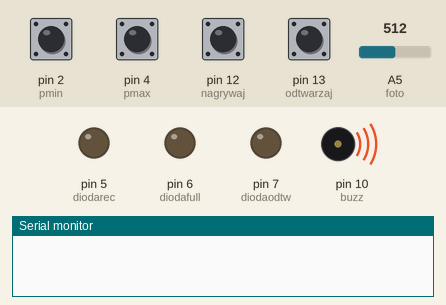
Simulated run of this sketch. Board: Arduino Uno, built with avr-gcc and run on an emulated ATmega328P. On the bench: output pins drawn as LEDs (lit = HIGH), buzzer (waves = sounding), the last lines printed to the serial monitor. The test bench sets the inputs (shaded band); at power-on: pin 2 (pmin), pin 4 (pmax), pin 12 (nagrywaj), pin 13 (odtwarzaj) HIGH, A5 (foto) = 512.

Above: at 1.2 s.
1.3 s: pin 13 (odtwarzaj) pulled LOW for 0.15 s
2.9 s: pin 12 (nagrywaj) pulled LOW for 0.15 s
At 3.5 s:
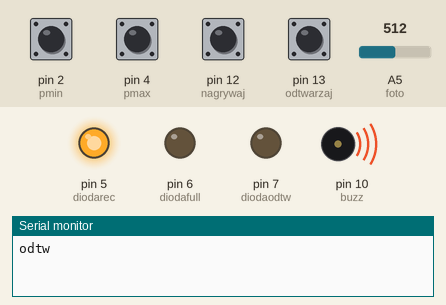
4.5 s: pin 12 (nagrywaj) pulled LOW for 1 s
At 5.9 s:
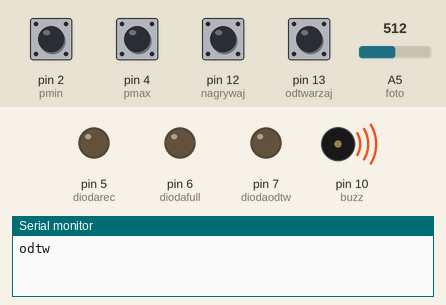
Timing chart, 0 to 7.5 s (numbered marks = the images above; inputs shaded):
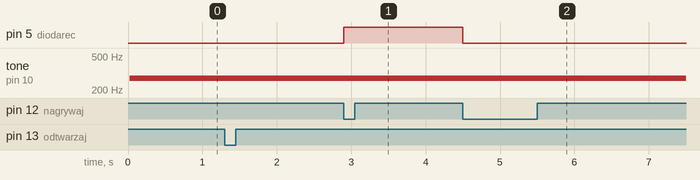

Measured:
- after the input at 2.9 s, pin 5 (diodarec): LOW → HIGH at once
- after the input at 4.5 s, pin 5 (diodarec): HIGH → LOW at once

The sketch:

_17.ino
```cpp
#define pmin 2
#define pmax 4
#define foto A5
#define buzz 10

#define diodarec 5
#define diodafull 6
#define diodaodtw 7
#define nagrywaj 12
#define odtwarzaj 13

#define MAX 600


int wartosc;
int pwm;
int lewy, prawy;

short tab[MAX];  //nie można użyć PROGMEM żeby się więcej zmieściło, bo musiałoby być const

int pocznagr = 0;
int koncnagr = 0;
int ostnagr;
int ostodtw;
int drgania = 100;
long kiedypisal; //bez tego się przekręca i źle
long coile = 20;

bool czynagrywa = false;
bool czyodtwarza = false;
bool wcisnietynagr = false;
bool wcisnietyodtw = false;

void full()
{
  digitalWrite(diodafull,1);
  digitalWrite(diodarec,0);
  delay(300);
  digitalWrite(diodafull,0);
  czynagrywa = false;
}

void pisz ( int wartosc, int lewy, int prawy)
{
  int cowyjdzie;
  int mi=min(lewy, prawy);
  int ma=max(lewy, prawy);
  wartosc=constrain(wartosc, mi, ma);
  pwm = map(wartosc, lewy, prawy, 50, 500); //przetwarzamy miejsce zakresu na zakres jakichś spoko częstotl 50-500Hz
  //Serial.println(pwm);
  //noTone(buzz); //to jest potrzebne tylko na różnych pinach, lub na końcu a na jednym znacznie pogarsza dźwięk
  if (czynagrywa) {
    if (koncnagr >= MAX) full();
    else {
      tab[koncnagr] = pwm;
      ++koncnagr;
    }
  }
  tone(buzz,pwm);
}

void setup() {
  // put your setup code here, to run once:
  Serial.begin(9600);
  pinMode(pmin, INPUT_PULLUP);
  pinMode(pmax, INPUT_PULLUP);
  pinMode(nagrywaj, INPUT_PULLUP);
  pinMode(odtwarzaj, INPUT_PULLUP);

  pinMode(buzz, OUTPUT);
  pinMode(diodarec, OUTPUT);
  pinMode(diodafull, OUTPUT);
  pinMode(diodaodtw, OUTPUT);
  digitalWrite(buzz, LOW);
  digitalWrite(diodarec, LOW);
  digitalWrite(diodafull, LOW);
  digitalWrite(diodaodtw, LOW);
  lewy=0;
  prawy=1023;
}

void loop() {
  // put your main code here, to run repeatedly:
  wartosc = analogRead(foto);

  if (millis() - kiedypisal > coile) {
    if (!czyodtwarza) pisz(wartosc, lewy, prawy);
    else if (!czynagrywa) { //warunek niepotrzebny
      if (pocznagr >= koncnagr) { //na pocz. bo mogło by być puste nagranie
        czyodtwarza = false;
        digitalWrite(diodaodtw,0);

      }
      else {
        tone(buzz,tab[pocznagr]);
        ++pocznagr;
      }

    }
    kiedypisal = millis();
  }


  if (!czyodtwarza && digitalRead(pmin) == LOW) //dla przycisków min, max nie patrzymy na drganie styków bo naciśnięcie kilka razy nic nie zmienia
  {
    lewy=wartosc; //dla tej wartości nie świeci
  }

  if (!czyodtwarza && digitalRead(pmax) == LOW) //jak latarką z komórki z odl. 1 cm centralnie nad, to pwm będzie 60 w ten sposób
  {
    prawy=wartosc;
  }

  if (!wcisnietynagr && !czyodtwarza && digitalRead(nagrywaj) == LOW && millis() - ostnagr > drgania) //żeby zacząć nagrywać trzeba skończyć odtwarzać i odwrotnie, bez syfu
  {
    //Serial.println("rec");
    wcisnietynagr = true;
    ostnagr=millis();
    if (czynagrywa) {
      czynagrywa = false;
      digitalWrite(diodarec,0);
    }
    else {
      digitalWrite(diodarec,1);
      czynagrywa = true;
      koncnagr = 0;
      kiedypisal = millis() - coile;
    }
  }

  if (!wcisnietyodtw && !czynagrywa && digitalRead(odtwarzaj) == LOW && millis() - ostodtw > drgania)  //żeby zacząć nagrywać trzeba skończyć odtwarzać i odwrotnie, bez syfu
  {
    Serial.println("odtw");
    wcisnietyodtw = true;
    ostodtw = millis();
    if (czyodtwarza) {
      czyodtwarza=false;
      digitalWrite(diodaodtw,0);
    }
    else {
      digitalWrite(diodaodtw,1);
      pocznagr = 0;
      czyodtwarza = true;
      kiedypisal = millis() - coile;
    }
  }

  if(wcisnietynagr && !czyodtwarza && digitalRead(nagrywaj) == HIGH && millis() - ostnagr > drgania) wcisnietynagr = false;
  if (wcisnietyodtw && !czynagrywa && digitalRead(odtwarzaj) == HIGH && millis() - ostodtw > drgania) wcisnietyodtw = false;
}
```
